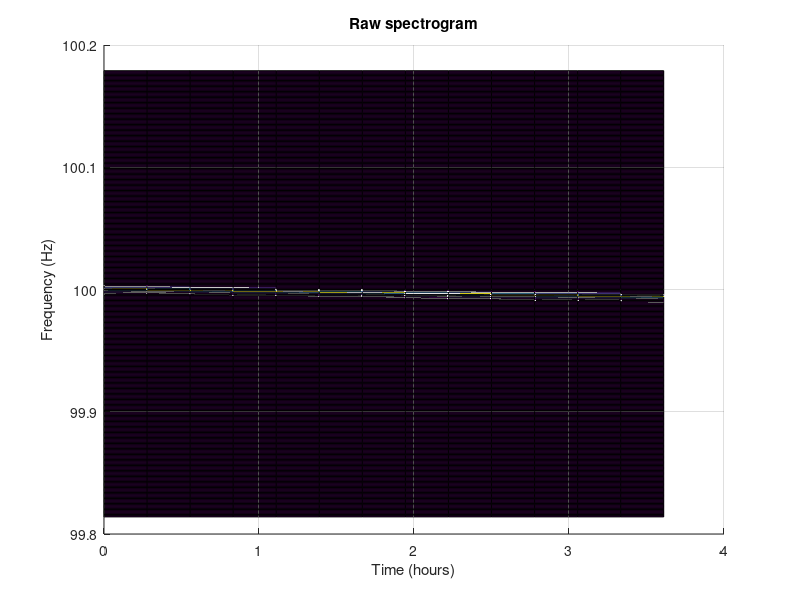

Reproduce this figure in MATLAB. (Note: this script raises an error after producing the figure.)
% SNRg Calculations

clear;
clc;
close all;

% Choose settings (0 = off, 1 = on)
ParsevalSNR = 1; 
RealPartDS = 0;
Animation = 0;
NequalNseg = 1;
PlotSNRvsParam = 1;
PlotLastTimeSegment = 0;
PlotTSvsi_log = 0;
OutputFile1 = 0;
OutputFile2 = 0;
OutputFile3 = 0;

if (OutputFile3 == 1)
    global StepSize_in; %#ok<NUSED,*TLEV>
    global StepSize_invec; %#ok<NUSED,*TLEV,*GVMIS>
end

TS = 'f'; % Choose 'f' or 'fdot'

%% Generate Signal Spectrogram

% SNR1 and {SNRg_i | M<=i<=N} will be calculated
M = 1;
N = 100;
Ntrial = 10;
if (OutputFile1 == 0)
    Ntrial = 1;
end

% Set information on noise samples
nNoiseSample = 10;
noiseOffset = 50;
nBinSide = 4;

% Sampling frequency
fsamp = 1024.;

% Noise ASD ( / sqrt(Hz) )
hnoise = 12;
noiseamp = hnoise;

% Signal initial frequency (Hz)
f_sig = 100.;

% Signal frequency derivative (Hz/s)
fdot_sig = -5.e-7;

% Length of observation (hr)
Tobs_hr = 4.;
Tobs = Tobs_hr * 3600.;
if (OutputFile1 == 1)
    if (ParsevalSNR == 1)
        filename = sprintf('SNRgfdot_%0.es-2Tobs_%0.fhrP.csv', fdot_sig, Tobs_hr);
    else
        filename = sprintf('SNRgfdot_%0.es-2Tobs_%0.fhr.csv', fdot_sig, Tobs_hr);
    end
end

% Coherence time (hr) - choose so that signal drifts 0.5 bin per coherence time
Tcoh_hr = 1./3600.*sqrt(0.5/abs(fdot_sig));
Tcoh = Tcoh_hr * 3600.;

% Adjust coherence time to be an integer number of seconds
Tcoh = floor(Tcoh);
Tcoh_hr = Tcoh/3600.;

% DO NOT TOUCH/CARE
searchScale = 0;

fStepSize = (0.1)/Tcoh*(Tcoh < Tobs) + 0.3/sqrt(0.5/(1.e-6))*(Tcoh >= Tobs);
fvec = (f_sig-searchScale*fStepSize) : fStepSize : (f_sig+searchScale*fStepSize);

fdotStepSize = (7.8e-6)*abs(fdot_sig)*(fdot_sig ~= 0) + 1.e-7*(fdot_sig == 0);
fdotvec = (fdot_sig-searchScale*fdotStepSize) : fdotStepSize : (fdot_sig+searchScale*fdotStepSize);

[F, Fdot] = meshgrid(fvec, fdotvec);

% Adjust observation time to be exactly an integer number of coherence times to avoid binning headaches
Nseg = floor(Tobs/Tcoh);
if (NequalNseg == 1)
    N = Nseg;
    %N = floor(Nseg/10)*10;
end
Tobs = Nseg*Tcoh;
Tobs_hr = Tobs / 3600.;
fprintf('Observation time = %d sec (%f hr)\n',Tobs,Tobs_hr);
fprintf('Coherence time per segment = %d sec (%f hr)\n',Tcoh,Tcoh_hr);
assert(M<=N, 'Error: M>N');

% Set noise power mean and standard deviation from Parseval's Theorem
if (ParsevalSNR == 1)
    noiseMean = 1;
    noiseSTD = 1;
end

% Define time series to hold raw data stream of signal plus noise
deltat = 1./fsamp;
t = 0:deltat:Tobs;
Nsample = length(t);

% Search band width (Hz)
bandscale = 115; % Increase if fIndex is too high/low
f_siglo = min(f_sig,f_sig+fdot_sig*Tobs);
f_sighi = max(f_sig,f_sig+fdot_sig*Tobs);
freqlo_approx = min(fvec)+min(fdotvec)*Tobs - (noiseOffset + nNoiseSample + nBinSide)/Tcoh - bandscale/Tcoh;
freqhi_approx = max(fvec)+max(fdotvec)*Tobs*(max(fdotvec) > 0) + (noiseOffset + nNoiseSample + nBinSide)/Tcoh + bandscale/Tcoh;
freqhi = ceil(freqhi_approx * Tcoh)/Tcoh;
freqlo = floor(freqlo_approx * Tcoh)/Tcoh;
bandwidth = freqhi - freqlo;
fprintf('Low/high frequencies of band shown: %f-%f Hz\n',freqlo,freqhi);

% Number of bins signal drifts per coherence time
Nbin_drift = abs(fdot_sig) * Tcoh * Tcoh;
Nbin_drift_total = abs(fdot_sig) * Tobs * Tcoh;
fprintf('Number of bins signal drifts per coherence time = %8.2f\n',Nbin_drift);
fprintf('Total number of bins signal drifts = %8.2f\n',Nbin_drift_total);

for trial = 1:Ntrial
    % Generate noise
    noise = noiseamp*random('norm',0.,1.,1.,Nsample);

    % Signal amplitude (no antenna pattern) 
    hamp = 1;

    % Generate signal in time domain
    signal = hamp*sin(2*pi*(f_sig*t + 0.5*fdot_sig*t.^2));
    data = signal + noise;

    % Generate spectra for each coherence time and extract band of interest to make spectrogram
    indbandlo = floor(freqlo*Tcoh)+1;
    indbandhi = floor(freqhi*Tcoh)+1;
    nbandbin = indbandhi - indbandlo + 1;
    Nseg = floor(Tobs/Tcoh);
    Nsample_coh = floor(Nsample / Nseg);
    spectrogram = zeros(nbandbin,Nseg);
    rawSpectrogram = (1+sqrt(-1)).*zeros(nbandbin,Nseg);
    fftNormalization = sqrt(1/Tcoh/fsamp)/noiseamp;
    for seg = 1:Nseg
       fprintf('Generating segment %d\n',seg);
       indlo = (seg-1)*Nsample_coh + 1;
       indhi = indlo + Nsample_coh - 1;
       segment = data(indlo:indhi);
       segment_noNoise = signal(indlo:indhi);
       rawfft = fft(segment,Nsample_coh);
       spectrogram(1:nbandbin,seg) = abs(rawfft(indbandlo:indbandhi))*fftNormalization;
       rawSpectrogram(1:nbandbin,seg) = rawfft(indbandlo:indbandhi)*fftNormalization;
       [dummyVariable, fIndex_sig] = max(rawfft(indbandlo:indbandhi)*fftNormalization);
       if (seg == round(Nseg/5) || seg == round(Nseg/5*2) || seg == round(Nseg/5*3) || seg == round(Nseg/5*4) || seg == Nseg)
           fprintf('Signal fIndex of segment %d = %d; magnitude = %d; phase = %d\n', seg, fIndex_sig, abs(dummyVariable), angle(dummyVariable));
       end
    end

    % Create modified spectrogram for plot
    plotSpectrogram = spectrogram;
    for k = 1:Nseg
        segment = plotSpectrogram(:, k);
        segment(segment < 0.1*max(segment)) = 0;
        plotSpectrogram(:, k) = segment;
    end

    % Plot spectrogram bar3(spectrogram)
    segarray = 1:Nseg;
    seghour = (segarray-1)*Tcoh/3600.;
    indarray = [indbandlo:indbandhi];
    freqplot = (indarray-indbandlo)*1.0/Tcoh + freqlo;

    figure(1);
    fprintf('Creating spectrogram plot with %d time bins (columns) and %d frequency bins (rows)...\n',Nseg,nbandbin);
    s1 = surf(seghour,freqplot,plotSpectrogram);
    title('Raw spectrogram');
    xlabel('Time (hours)');
    ylabel('Frequency (Hz)');
    view(0,90);
    ax = gca;
    ax.FontSize = 18;
    ax.LineWidth = 3;
    axis([min(seghour) max(seghour) min(freqplot) max(freqplot)]);

    %% Calculate Detection Statistics

    % Create vector of column midpoints
    tMid = zeros(1, Nseg);
    for tIndex = 1:Nseg
    tMid(tIndex) = (tIndex - 0.5)*Tcoh;
    end

    tMid_hr = tMid./3600;

    % Create vector of indices for frequency trajectory
    freqTrajIndex = zeros(1, Nseg);
    for tIndex = 1:Nseg
        freqTrajIndex(tIndex) = find(t == tMid(tIndex));
    end

    % Calculate expected phase/frequency trajectories and signal
    freqTraj = f_sig + fdot_sig.*t;
    phaseTraj = 2*pi.*(f_sig.*t + 0.5*fdot_sig.*t.^2);
    searchSignal = hamp.*sin(phaseTraj);

    % Create template spectrogram
    searchSpectrogram = (1+sqrt(-1)).*zeros(nbandbin,Nseg);
    for seg = 1:Nseg
        indlo = (seg-1)*Nsample_coh + 1;
        indhi = indlo + Nsample_coh - 1;
        searchSegment = searchSignal(indlo:indhi);
        searchRawfft = fft(searchSegment, Nsample_coh);
        searchSpectrogram(1:nbandbin,seg) = searchRawfft(indbandlo:indbandhi)*fftNormalization;
    end

    % Find predicted frequency at each column midpoint
    fMid = zeros(1, Nseg);
    for tIndex = 1:Nseg
        fMid(tIndex) = freqTraj(freqTrajIndex(tIndex));
    end

    % Calculate signal frequency indices
    fIndex = zeros(1, Nseg);
    for tIndex = 1:Nseg
        fIndex(tIndex) = find(abs(freqplot - fMid(tIndex)) == min(abs(freqplot - fMid(tIndex))), 1, 'first');
    end

    % Calculate background noise frequency indices
    fIndex_noise = zeros(nNoiseSample, Nseg);
    for k = 1:nNoiseSample
        fIndex_noise(k, :) = fIndex + (2*nBinSide+2)*k + noiseOffset;
    end

    % Calculate weights array
    weight = (1+sqrt(-1)).*zeros(nbandbin,Nseg);
    for tIndex = 1:Nseg
        %weight(:, tIndex) = hamp.*searchSpectrogram(:, tIndex)/sum(abs(searchSpectrogram((fIndex(tIndex)-nBinSide):(fIndex(tIndex)+nBinSide), tIndex)).^2);
        weight(:, tIndex) = searchSpectrogram(:, tIndex).*abs(searchSpectrogram(:, tIndex)).^2/sum(abs(searchSpectrogram((fIndex(tIndex)-nBinSide):(fIndex(tIndex)+nBinSide), tIndex)).^2);
    end

    % Calculate detection statistics
    signalDS1 = 0;
    signalDSg_i = zeros(N-M+1, 1);
    grouper_sig = (1+sqrt(-1)).*zeros(N-M+1, 1);
    noiseDS1 = zeros(1, nNoiseSample);
    noiseDSg_i = (1+sqrt(-1)).*zeros(N-M+1, nNoiseSample);
    grouper_noise = (1+sqrt(-1)).*zeros(N-M+1, nNoiseSample);

    signalDSContribution1 = [];
    signalDSContribution2 = [];
    signalDSContribution3 = [];
    signalDSContribution4 = [];

    noiseDSContribution1 = [];
    noiseDSContribution2 = [];
    noiseDSContribution3 = [];
    noiseDSContribution4 = [];

    for tIndex = 1:Nseg
        % Signal detection statistics
        signalDS1 = signalDS1 + (abs(spectrogram(fIndex(tIndex), tIndex)))^2;
        grouper_sig = grouper_sig + sum(conj(weight((fIndex(tIndex)-nBinSide):(fIndex(tIndex)+nBinSide), tIndex)).*rawSpectrogram((fIndex(tIndex)-nBinSide):(fIndex(tIndex)+nBinSide), tIndex));
        for i = M:N
            if (RealPartDS == 1)
                contribution = real(grouper_sig(i-M+1)); 
            else
                contribution = abs(grouper_sig(i-M+1))^2;
            end
            if (mod(tIndex, i) == 0)
                signalDSg_i(i-M+1) = signalDSg_i(i-M+1) + contribution;
                if (i == 1)
                    signalDSContribution1 = [signalDSContribution1, contribution];
                elseif (i == 2)
                    signalDSContribution2 = [signalDSContribution2, contribution];
                elseif (i == 3)
                    signalDSContribution3 = [signalDSContribution3, contribution];
                elseif (i == 4)
                    signalDSContribution4 = [signalDSContribution4, contribution];
                end
                grouper_sig(i-M+1) = 0;
            elseif (tIndex == Nseg)
                signalDSg_i(i-M+1) = signalDSg_i(i-M+1) + contribution;
                grouper_sig(i-M+1) = 0;
            end
        end

        % Noise detection statistics
        for k = 1:nNoiseSample
            noiseDS1(k) = noiseDS1(k) + (abs(spectrogram(fIndex_noise(k, tIndex), tIndex)))^2;
            grouper_noise(:, k) = grouper_noise(:, k) + sum(conj(weight((fIndex(tIndex)-nBinSide):(fIndex(tIndex)+nBinSide), tIndex)).*rawSpectrogram((fIndex_noise(k, tIndex)-nBinSide):(fIndex_noise(k, tIndex)+nBinSide), tIndex));
        end
        for i = M:N
            if (RealPartDS == 1)
                contribution = real(grouper_noise(i-M+1, :)); 
            else
                contribution = abs(grouper_noise(i-M+1, :)).^2;
            end
            if (mod(tIndex, i) == 0)
                noiseDSg_i(i-M+1, :) = noiseDSg_i(i-M+1, :) + contribution;
                if (i == 1)
                    noiseDSContribution1 = [noiseDSContribution1, [abs(grouper_noise(i-M+1, 1))^2; abs(grouper_noise(i-M+1, floor(nNoiseSample/2)))^2; abs(grouper_noise(i-M+1, end))^2]];
                elseif (i == 2)
                    noiseDSContribution2 = [noiseDSContribution2, [abs(grouper_noise(i-M+1, 1))^2; abs(grouper_noise(i-M+1, floor(nNoiseSample/2)))^2; abs(grouper_noise(i-M+1, end))^2]];
                elseif (i == 3)
                    noiseDSContribution3 = [noiseDSContribution3, [abs(grouper_noise(i-M+1, 1))^2; abs(grouper_noise(i-M+1, floor(nNoiseSample/2)))^2; abs(grouper_noise(i-M+1, end))^2]];
                elseif (i == 4)
                    noiseDSContribution4 = [noiseDSContribution4, [abs(grouper_noise(i-M+1, 1))^2; abs(grouper_noise(i-M+1, floor(nNoiseSample/2)))^2; abs(grouper_noise(i-M+1, end))^2]];
                end
                grouper_noise(i-M+1, :) = 0;
            elseif (tIndex == Nseg)
                noiseDSg_i(i-M+1, :) = noiseDSg_i(i-M+1, :) + contribution;
            end
        end
    end

    %% Calculate SNRs and Plot
    % Calculate SNRs
    SNR1 = abs(signalDS1 - mean(noiseDS1))/std(noiseDS1);
    fprintf('SNR1 = %e\n', SNR1);
    SNRg_i = zeros(N-M+1, 1);
    for i = M:N
        if (ParsevalSNR == 0)
            SNRg_i(i-M+1) = abs(signalDSg_i(i-M+1) - mean(noiseDSg_i(i-M+1, :)))/std(noiseDSg_i(i-M+1, :));
        elseif (ParsevalSNR == 1)
            SNRg_i(i-M+1) = abs(signalDSg_i(i-M+1) - noiseMean)/noiseSTD/sqrt(i);
        end
        fprintf('SNRg_%d = %e\n', i, SNRg_i(i-M+1));
    end

    if (OutputFile1 == 1)
        assert(all(M:N==1:Nseg), 'Error: Output File 1 can only function when M=1 and N=Nseg')
        fout = fopen(filename, 'a');
        for i = M:N
            if (i == N)
                fprintf(fout, '%e\n', SNRg_i(i-M+1));
            else
                fprintf(fout, '%e,', SNRg_i(i-M+1));
            end
        end
    end

end
% Plot data
figure(2)
p1 = scatter(M:N, SNRg_i, 'ok');
hold on;
if (ParsevalSNR == 0)
    p2 = plot(M:N, SNR1.*ones(1, N-M+1), '--r');
end
title('SNRg_i vs i');
xlabel('i');
ylabel('SNRg_i');
if (ParsevalSNR == 0)
    legend('SNRg_i', 'SNR1', 'location', 'northwest');
else
    legend('SNRg_i', 'location', 'northwest');
end
grid on;
p1.LineWidth = 3;
ax = gca;
ax.LineWidth = 3;
ax.FontSize = 16;

[imax, SNRg_imax] = max(SNRg_i);
fprintf('Max of %e at i = %d\n', imax, SNRg_imax);
%% Plot DS Contributions

if (NequalNseg == 1 && M == 1 && Nseg >= 4)
    % Create segment vectors for each SNRg_i
    segvecs = {[], [], [], []};
    for tIndex = 1:Nseg
        for i = 1:4
            if (mod(tIndex, i) == 0)
                segvecs{i} = [segvecs{i}, tIndex];
            end
        end
    end

    figure(3)
    subplot(2, 2, 1)
    p311 = plot(segvecs{1}, signalDSContribution1, '-r');
    hold on;
    p321 = plot(segvecs{2}, signalDSContribution2, '-g');
    p331 = plot(segvecs{3}, signalDSContribution3, '-b');
    p341 = plot(segvecs{4}, signalDSContribution4, '-m');
    hold off;
    ylim([0, 17]);
    title('Signal DS Contributions for SNRg_i');
    xlabel('time segment');
    ylabel('contribution');
    legend('i=1', 'i=2', 'i=3', 'i=4');
    ax = gca;
    ax.LineWidth = 3;
    ax.FontSize = 15;

    subplot(2, 2, 2)
    p312 = plot(segvecs{1}, noiseDSContribution1(1, :), '-r');
    hold on;
    p322 = plot(segvecs{2}, noiseDSContribution2(1, :), '-g');
    p332 = plot(segvecs{3}, noiseDSContribution3(1, :), '-b');
    p342 = plot(segvecs{4}, noiseDSContribution4(1, :), '-m');
    hold off;
    title('Noise DS Contributions for SNRg_i (first noise sample)');
    xlabel('time segment');
    ylabel('contribution');
    legend('i=1', 'i=2', 'i=3', 'i=4');
    ax = gca;
    ax.LineWidth = 3;
    ax.FontSize = 15;

    subplot(2, 2, 3)
    p313 = plot(segvecs{1}, noiseDSContribution1(2, :), '-r');
    hold on;
    p323 = plot(segvecs{2}, noiseDSContribution2(2, :), '-g');
    p333 = plot(segvecs{3}, noiseDSContribution3(2, :), '-b');
    p343 = plot(segvecs{4}, noiseDSContribution4(2, :), '-m');
    hold off;
    title('Noise DS Contributions for SNRg_i (middle noise sample)');
    xlabel('time segment');
    ylabel('contribution');
    legend('i=1', 'i=2', 'i=3', 'i=4');
    ax = gca;
    ax.LineWidth = 3;
    ax.FontSize = 15;

    subplot(2, 2, 4)
    p314 = plot(segvecs{1}, noiseDSContribution1(3, :), '-r');
    hold on;
    p324 = plot(segvecs{2}, noiseDSContribution2(3, :), '-g');
    p334 = plot(segvecs{3}, noiseDSContribution3(3, :), '-b');
    p344 = plot(segvecs{4}, noiseDSContribution4(3, :), '-m');
    hold off;
    title('Noise DS Contributions for SNRg_i (last noise sample)');
    xlabel('time segment');
    ylabel('contribution');
    legend('i=1', 'i=2', 'i=3', 'i=4');
    ax = gca;
    ax.LineWidth = 3;
    ax.FontSize = 15;

end
%% Calculate SNR for Various f/fdot

% Create vector of f/fdot values (for search)
searchScale = 20;
fStepSize = 0.05/Tcoh;
fdotStepSize = 1.e-3*abs(fdot_sig);
if (strcmp(TS, 'f'))
    fvec = (f_sig - searchScale*fStepSize):fStepSize:(f_sig + searchScale*fStepSize);
    fdotvec = fdot_sig;
    SNR1Array = zeros(1, length(fvec));
    SNRg_iArray = zeros(N-M+1, length(fvec));
else
    fvec = f_sig;
    fdotvec = (fdot_sig - searchScale*fdotStepSize):fdotStepSize:(fdot_sig + searchScale*fdotStepSize);
    SNR1Array = zeros(1, length(fdotvec));
    SNRg_iArray = zeros(N-M+1, length(fdotvec));
end

for r = 1:length(fvec)
    for j = 1:length(fdotvec)
        
        if (strcmp(TS, 'f'))
            fprintf('Calulating SNRg_is for df = %e Hz\n', fvec(r)-f_sig);
        else
            fprintf('Calulating SNRg_is for dfdot = %e Hz/s\n', fdotvec(j)-fdot_sig);
        end
        
        % Calculate expected phase/frequency trajectories and signal
        freqTraj = fvec(r) + fdotvec(j).*t; 
        phaseTraj = 2*pi.*(fvec(r).*t + 0.5*fdotvec(j).*t.^2);
        searchSignal = hamp.*sin(phaseTraj);
    
        % Create template spectrogram
        searchSpectrogram = (1+sqrt(-1)).*zeros(nbandbin,Nseg);
        for seg = 1:Nseg
            indlo = (seg-1)*Nsample_coh + 1;
            indhi = indlo + Nsample_coh - 1;
            searchSegment = searchSignal(indlo:indhi);
            searchRawfft = fft(searchSegment, Nsample_coh);
            searchSpectrogram(1:nbandbin,seg) = searchRawfft(indbandlo:indbandhi)*fftNormalization;
        end
    
        % Find predicted frequency at each column midpoint
        fMid = zeros(1, Nseg);
        for tIndex = 1:Nseg
            fMid(tIndex) = freqTraj(freqTrajIndex(tIndex));
        end
    
        % Calculate signal frequency indices
        fIndex = zeros(1, Nseg);
        for tIndex = 1:Nseg
            fIndex(tIndex) = find(abs(freqplot - fMid(tIndex)) == min(abs(freqplot - fMid(tIndex))), 1, 'first');
        end
        
        % Calculate background noise frequency indices
        fIndex_noise = zeros(nNoiseSample, Nseg);
        for k = 1:nNoiseSample
            fIndex_noise(k, :) = fIndex + 10*k + noiseOffset;
        end
    
        % Calculate weights array
        weight = (1+sqrt(-1)).*zeros(nbandbin,Nseg);
        for tIndex = 1:Nseg
            weight(:, tIndex) = hamp.*searchSpectrogram(:, tIndex)/sum(abs(searchSpectrogram((fIndex(tIndex)-nBinSide):(fIndex(tIndex)+nBinSide), tIndex)).^2);
            weight(:, tIndex) = searchSpectrogram(:, tIndex).*abs(searchSpectrogram(:, tIndex)).^2/sum(abs(searchSpectrogram((fIndex(tIndex)-nBinSide):(fIndex(tIndex)+nBinSide), tIndex)).^2);
        end
    
        % Calculate detection statistics
        signalDS1 = 0;
        signalDSg_i = zeros(N-M+1, 1);
        grouper_sig = (1+sqrt(-1)).*zeros(N-M+1, 1);
        noiseDS1 = zeros(1, nNoiseSample);
        noiseDSg_i = (1+sqrt(-1)).*zeros(N-M+1, nNoiseSample);
        grouper_noise = (1+sqrt(-1)).*zeros(N-M+1, nNoiseSample);
    
        if (j*r == 15)
            DScontributions15 = zeros(1, Nseg);
        elseif (j*r == 21)
            DScontributions21 = zeros(1, Nseg);
        elseif (j*r == 11)
            DScontribution11 = zeros(1, Nseg);
        end
    
        for tIndex = 1:Nseg
            % Signal detection statistics
            signalDS1 = signalDS1 + (abs(spectrogram(fIndex(tIndex), tIndex)))^2;
            grouper_sig = grouper_sig + sum(conj(weight((fIndex(tIndex)-nBinSide):(fIndex(tIndex)+nBinSide), tIndex)).*rawSpectrogram((fIndex(tIndex)-nBinSide):(fIndex(tIndex)+nBinSide), tIndex));
            for i = M:N
                if (RealPartDS == 1)
                    contribution = real(grouper_sig(i-M+1)); 
                else
                    contribution = abs(grouper_sig(i-M+1))^2;
                end
                if (mod(tIndex, i) == 0)
                    signalDSg_i(i-M+1) = signalDSg_i(i-M+1) + contribution;
                    if (j*r == 15 && i == 1)
                        DScontributions15(tIndex) = contribution;
                    elseif (j*r == 21 && i == 1)
                        DScontributions21(tIndex) = contribution;
                    elseif (j*r == 11 && i == 1)
                        DScontribution11(tIndex) = contribution;
                    end
                    grouper_sig(i-M+1) = 0;
                elseif (tIndex == Nseg)
                    signalDSg_i(i-M+1) = signalDSg_i(i-M+1) + contribution;
                end
            end
    
            % Noise detection statistics
            for k = 1:nNoiseSample
                noiseDS1(k) = noiseDS1(k) + (abs(spectrogram(fIndex_noise(k, tIndex), tIndex)))^2;
                grouper_noise(:, k) = grouper_noise(:, k) + sum(conj(weight((fIndex(tIndex)-nBinSide):(fIndex(tIndex)+nBinSide), tIndex)).*rawSpectrogram((fIndex_noise(k, tIndex)-nBinSide):(fIndex_noise(k, tIndex)+nBinSide), tIndex));
            end
            for i = M:N
                if (RealPartDS == 1)
                    contribution = real(grouper_noise(i-M+1, :)); 
                else
                    contribution = abs(grouper_noise(i-M+1, :)).^2;
                end
                if (mod(tIndex, i) == 0)
                    noiseDSg_i(i-M+1, :) = noiseDSg_i(i-M+1, :) + contribution;
                    grouper_noise(i-M+1, :) = 0;
                elseif (tIndex == Nseg)
                    noiseDSg_i(i-M+1, :) = noiseDSg_i(i-M+1, :) + contribution;
                end
            end
        end
        
        SNR1Array(j*r) = abs(signalDS1 - mean(noiseDS1))/std(noiseDS1);
        for i = M:N
            if (ParsevalSNR == 0)
                SNRg_iArray(i-M+1, j*r) = abs(signalDSg_i(i-M+1) - mean(noiseDSg_i(i-M+1, :)))/std(noiseDSg_i(i-M+1, :));
            elseif (ParsevalSNR == 1)
                SNRg_iArray(i-M+1, j*r) = abs(signalDSg_i(i-M+1) - noiseMean)/noiseSTD/sqrt(i);
            end
        end
        
        % Compare search spectrogram and signal spectrogram last time segment
        if (PlotLastTimeSegment == 1)
            range = (fIndex(end)-10):(fIndex(end)+10);
            
            figure(1900+j*r)
            s1900j = scatter(range, abs(searchSpectrogram(range, end)), '*k');
            hold on;
            p1900j = plot(range, abs(rawSpectrogram(range, end)), '-r');
            x1900j = xline(fIndex(end), '--k');
            x1900j.LineWidth = 1;
            s1900j.LineWidth = 3;
            title(['Last Time Segment Fourier Coefficient Magnitude dfdot_{sig} = ', num2str(fdotvec(j) - fdot_sig), ' Hz/s']);
            xlabel('frequency bin');
            ylabel('magnitude');
            legend('template', 'data', 'fIndex');
            ax = gca;
            ax.FontSize = 14;
            ax.LineWidth = 3;
            grid on;
            hold off;
            
            figure(2900+j*r)
            s2900j = scatter(range, unwrap(atan2(imag(searchSpectrogram(range, end)), real(searchSpectrogram(range, end)))), '*k');
            hold on;
            p2900j = plot(range, unwrap(atan2(imag(rawSpectrogram(range, end)), real(rawSpectrogram(range, end)))), '-r');
            x2900j = xline(fIndex(end), '--k');
            x2900j.LineWidth = 1;
            s2900j.LineWidth = 3;
            title(['Last Time Segment Fourier Coefficient Phase dfdot_{sig} = ', num2str(fdotvec(j) - fdot_sig), ' Hz/s']);
            xlabel('frequency bin');
            ylabel('phase');
            legend('template', 'data', 'fIndex');
            ax = gca;
            ax.FontSize = 14;
            ax.LineWidth = 3;
            grid on;
            hold off;
        end
    end
end

if (searchScale >= 20)
    figure(3000)
    p39001 = plot(1:Nseg, DScontributions15, '-g');
    hold on;
    p39002 = plot(1:Nseg, DScontributions21, '-m');
    p39003 = plot(1:Nseg, DScontribution11, '-b');
    hold off;
    title('Center Bin and Off Bin DS Contributions(i == 1)')
    xlabel('time segment')
    ylabel('DS Contribution')
    legend('off bin with max SNR', 'center bin', 'off bin with lower SNR')
    ax = gca;
    ax.FontSize = 16;
    ax.LineWidth = 3;
    grid on;
end

%% Plot data for deviations in fdot

% Create titles
titleStrings = cell(1, N-M+1);
for i = M:N
    if (strcmp(TS, 'f'))
        titleStrings{i-M+1} = sprintf('SNRg_{%d} vs df', i);
    else
        titleStrings{i-M+1} = sprintf('SNRg_{%d} vs dfdot', i);
    end
end
df = fvec-f_sig;
dfdot = fdotvec-fdot_sig;

% Plot SNRg_i vs i
for k = 1:(length(dfdot)*length(df))
    figure(3+k)
    sk1 = scatter(M:N, SNRg_iArray(:, k), 'ok');
    if (strcmp(TS, 'f'))
        title(['SNRg_i vs i for dfdot = ', num2str(df(k))]);
    else
        title(['SNRg_i vs i for dfdot = ', num2str(dfdot(k))]);
    end
    xlabel('i');
    ylabel('SNRg_i');
    grid on;
    ax = gca;
    ax.LineWidth = 3;
    ax.FontSize = 16;
end

% Plot SNRg_i vs dfdot
if (PlotSNRvsParam == 1)
    for i = M:N
        figure(3+length(dfdot)*length(df)+i-M+1)
        subplot(1, 2, 1)
        hold on;        
        if (strcmp(TS, 'f'))
            si1 = scatter(df, SNRg_iArray(i-M+1, :)/SNRg_iArray(i-M+1, searchScale+1), 'ok');
            xlabel('df (Hz)');
        else
            si1 = scatter(dfdot, SNRg_iArray(i-M+1, :)/SNRg_iArray(i-M+1, searchScale+1), 'ok');
            xlabel('dfdot (Hz/s)');
        end
        title(titleStrings{i-M+1});
        ylabel('SNR/SNR_m_a_x');
        legend(['i = ', num2str(i)])
        grid on;
        ax = gca;
        ax.LineWidth = 3;
        ax.FontSize = 16;

        subplot(1, 2, 2)
        if (strcmp(TS, 'f'))
            si2 = scatter(df, SNRg_iArray(i-M+1, :), 'ok');
            xlabel('df (Hz)');
        else
            si2 = scatter(dfdot, SNRg_iArray(i-M+1, :), 'ok');
            xlabel('dfdot (Hz/s)');
        end
        title(titleStrings{i-M+1});
        ylabel('SNR');
        legend(['i = ', num2str(i)])
        grid on;
        ax = gca;
        ax.LineWidth = 3;
        ax.FontSize = 16;
    end
end

%% Animation
if (Animation == 1)
    figure(4+length(dfdot)*length(df)+N-M+1)
    if (strcmp(TS, 'f'))
        sgtitle('SNRg_i vs df for Various i', 'FontSize', 20);
    else
        sgtitle('SNRg_i vs dfdot for Various i', 'FontSize', 20);
    end
    for repeat = 1:3
        for i = M:N
            subplot(1, 2, 1)
            if (strcmp(TS, 'f'))
                scatter(df, SNRg_iArray(i-M+1, :)/max(SNRg_iArray(i-M+1, :)), 'ok');
                axis([1.01*min(df), 1.01*max(df), 0, 1]);
                xlabel('df (Hz)');
            else
                scatter(dfdot, SNRg_iArray(i-M+1, :)/max(SNRg_iArray(i-M+1, :)), 'ok');
                axis([1.01*min(dfdot), 1.01*max(dfdot), 0, 1]);
                xlabel('dfdot (Hz/s)');
            end
            ylabel('SNR/SNR_m_a_x');
            legend(['i = ', num2str(i)]);
            title('Normalized');
            ax = gca;
            ax.LineWidth = 3;
            ax.FontSize = 16;
            grid on;

            subplot(1, 2, 2)
            scatter(dfdot, SNRg_iArray(i-M+1, :), 'ok');
            axis([1.01*min(dfdot), 1.01*max(dfdot), 0, max(SNRg_iArray(:))]);
            xlabel('dfdot (Hz/s)');
            ylabel('SNR');
            legend(['i = ', num2str(i)]);
            title('Not Normalized');
            ax = gca;
            ax.LineWidth = 3;
            ax.FontSize = 16;
            grid on;
            pause(0.5)
        end
    end
end
%% Fit SNRg_i vs dfdot to curve and find dfdot for 20% offset
if (strcmp(TS, 'f'))
    dfp = linspace(min(df), max(df), 1.e4*length(df));
    dfdotp = dfdot;
else
    dfp = df;
    dfdotp = linspace(min(dfdot), max(dfdot), 1.e4*length(dfdot));
end
SNRsplines = zeros(N-M+1, length(dfdotp)*length(dfp));
templateSpacings = zeros(N-M+1, 1);

for i = M:N
    if (strcmp(TS, 'f'))
        SNRsplines(i-M+1, :) = spline(df, SNRg_iArray(i-M+1, :), dfp);
        templateSpacings(i-M+1) = mode(abs(dfp(abs(SNRsplines(i-M+1, :) - 0.8*SNRg_iArray(i-M+1, searchScale+1)) == min(abs(SNRsplines(i-M+1, :) - 0.8*SNRg_iArray(i-M+1, searchScale+1))))));
    else
        SNRsplines(i-M+1, :) = spline(dfdot, SNRg_iArray(i-M+1, :), dfdotp);
        templateSpacings(i-M+1) = mode(abs(dfdotp(abs(SNRsplines(i-M+1, :) - 0.8*SNRg_iArray(i-M+1, searchScale+1)) == min(abs(SNRsplines(i-M+1, :) - 0.8*SNRg_iArray(i-M+1, searchScale+1))))));
    end
    
    if (PlotSNRvsParam == 1)
        figure(3+length(dfdot)*length(df)+i-M+1)
        subplot(1, 2, 1)
        hold on;
        if (strcmp(TS, 'f'))
            pi1 = plot(dfp, SNRsplines(i-M+1, :)/SNRg_iArray(i-M+1, searchScale+1));
        else
            pi1 = plot(dfdotp, SNRsplines(i-M+1, :)/SNRg_iArray(i-M+1, searchScale+1));
        end
        legend(['i = ', num2str(i)], 'spline', 'Location', 'south')

        subplot(1, 2, 2)
        hold on;
        if (strcmp(TS, 'f'))
            pi2 = plot(dfp, SNRsplines(i-M+1, :));
            
        else
            pi2 = plot(dfdotp, SNRsplines(i-M+1, :));
        end
        legend(['i = ', num2str(i)], 'spline', 'Location', 'south')
    end
end


for i = M:N
    if (strcmp(TS, 'f'))
        fprintf('For i = %d, stepping %e Hz in f causes a 20%% drop in SNRg_i\n', i, templateSpacings(i-M+1));
    else
        fprintf('For i = %d, stepping %e Hz/s in fdot causes a 20%% drop in SNRg_i\n', i, templateSpacings(i-M+1));
    end
end

figure(1000000)
s1000000 = scatter(log10(M:N), log10(templateSpacings));
s1000000.MarkerFaceColor = 'k';
title('Template Spacing vs i');
xlabel('log(i)');
if (strcmp(TS, 'f'))
    ylabel('log(df) (log(Hz))');
else
    ylabel('log(dfdot) (log(Hz/s))');
end
ax = gca;
ax.FontSize = 16;
ax.LineWidth = 3;
grid on;


if (OutputFile2 == 1)
    if (strcmp(TS, 'f'))
        if (ParsevalSNR == 1)
            filename2 = sprintf('SNRgfTemplateSpacingfdot_%0.eP.csv', fdot_sig);
        else
            filename2 = sprintf('SNRgfTemplateSpacingfdot_%0.e.csv', fdot_sig);
        end
    else
        if (ParsevalSNR == 1)
            filename2 = sprintf('SNRgfdotTemplateSpacingfdot_%0.eP.csv', fdot_sig);
        else
            filename2 = sprintf('SNRgfdotTemplateSpacingfdot_%0.e.csv', fdot_sig);
        end
    end
    fout2 = fopen(filename2, 'a');
    for i = M:N
        fprintf(fout2, '%f, %d, %e\n', Tobs_hr, i, templateSpacings(i-M+1));
    end
end

if (OutputFile3 == 1)
    assert(all(M:N==1:Nseg), 'Error: Output File 3 can only function when M=1 and N=Nseg')
    if (strcmp(TS, 'f'))
        if (ParsevalSNR == 1)
            filename3 = sprintf('SNRgfTemplateSpacingvsStepSizefdot_%0.eTobs_%0.fP.csv', fdot_sig, Tobs_hr);
        else
            filename3 = sprintf('SNRgfTemplateSpacingvsStepSizefdot_%0.eTobs_%0.f.csv', fdot_sig, Tobs_hr);
        end
    else
        if (ParsevalSNR == 1)
            filename3 = sprintf('SNRgfdotTemplateSpacingvsStepSizefdot_%0.eTobs_%0.fP.csv', fdot_sig, Tobs_hr);
        else
            filename3 = sprintf('SNRgfdotTemplateSpacingvsStepSizefdot_%0.eTobs_%0.f.csv', fdot_sig, Tobs_hr);
        end
    end
    fout3 = fopen(filename3, 'a');
    if (strcmp(TS, 'f'))
        fprintf(fout3, '%e,', fStepSize);
    else
        fprintf(fout3, '%e,', fdotStepSize);
    end
    for i = M:N
        if (i == N)
            fprintf(fout3, '%e\n', templateSpacings(i-M+1));
        else
            fprintf(fout3, '%e,', templateSpacings(i-M+1));
        end
        
    end
end

%% Plot log-log graph
if (PlotTSvsi_log == 1)
    templateFitCoeffs = polyfit(log10(M:N), log10(templateSpacings), 1);

    figure(5+length(dfdot)+N)
    p5fN = plot(log10(M:N), log10(abs(fitCoeffs*sqrt(log(5/4)))), '-k');
    hold on;
    p5fN2 = plot(log10(M:N), -2*(log10(M:N)-log10(N)) + log10(abs(fitCoeffs(N)*sqrt(log(5/4)))), '-r');
    p5fN1 = plot(log10(M:N), -1*(log10(M:N)-log10(N)) + log10(abs(fitCoeffs(N)*sqrt(log(5/4)))), '-g');
    p5fNh = plot(log10(M:N), -0.5*(log10(M:N)-log10(N)) + log10(abs(fitCoeffs(N)*sqrt(log(5/4)))), '-b');
    p5fNf = plot(log10(M:N), -0.25*(log10(M:N)-log10(N)) + log10(abs(fitCoeffs(N)*sqrt(log(5/4)))), '-m');
    p5fNfit = plot(log10(M:N), templateFitCoeffs(1).*log10(M:N) + templateFitCoeffs(2));
    xlim([log10(M), log10(N)]);
    title('dfdot for 20% Offset in SNRg_i vs i (log-log)');
    xlabel('log(i)');
    ylabel('log(dfdot)');
    legend('dfdot values', 'line through last point with slope = -2', 'line through last point with slope = -1', 'line through last point with slope = -1/2', 'line through last point with slope = -1/4', 'linear fit');
    p5fN.LineWidth = 3;
    p5fN2.LineWidth = 2;
    p5fN1.LineWidth = 2;
    p5fNh.LineWidth = 2;
    p5fNf.LineWidth = 2;
    p5fNfit.LineWidth = 2.5;
    p5fNfit.Color = [0.7, 0.7, 0.2];
    ax = gca;
    ax.LineWidth = 3;
    ax.FontSize = 16;
    grid on; 
    hold off;

fprintf('Template spacing for Tobs = %f hr: dfdot = %e * i^(%f)\n', Tobs_hr, 10^(templateFitCoeffs(2)), templateFitCoeffs(1));
end
